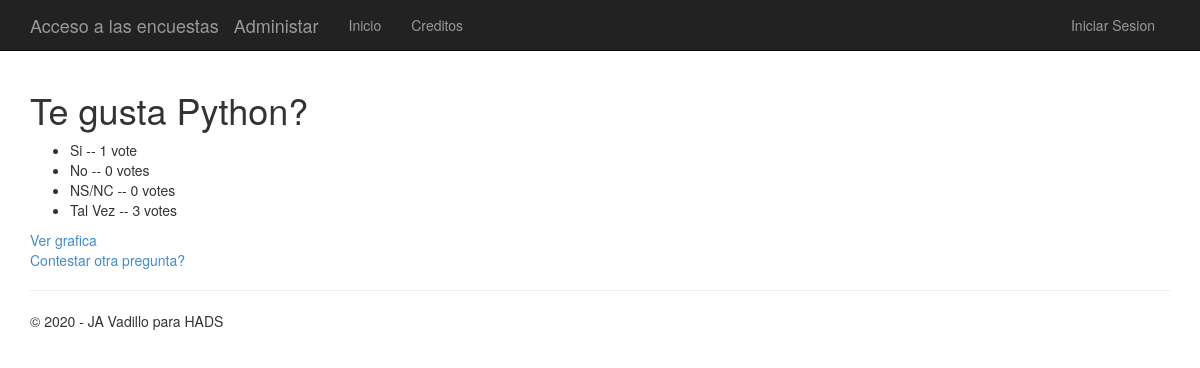
The app's page /2/results/ with its own data.
### app/models.py (models this page shows)
class Question(models.Model):
    question_text = models.CharField(max_length=200)
    pub_date = models.DateTimeField('date published')

class Choice(models.Model):
    question = models.ForeignKey(Question)
    choice_text = models.CharField(max_length=200)
    votes = models.IntegerField(default=0)

### app/views.py (the view)
# urls.py: url(r'^(?P<question_id>\d+)/results/$', app.views.results, name='results'),
def results(request, question_id):
    question = get_object_or_404(Question, pk=question_id)
    return render(request, 'polls/results.html', {'title':'Resultados de la pregunta:','question': question, 'year':datetime.now().year})

### app/templates/polls/results.html
﻿{% extends "app/layout.html" %}
{% block content %}
<h1>{{ question.question_text }}</h1>
<ul>
{% for choice in question.choice_set.all %}
    <li>{{ choice.choice_text }} -- {{ choice.votes }} vote{{ choice.votes|pluralize }}</li>
{% endfor %}
</ul>
<a href="{% url 'chart' question.id %}"> Ver grafica</a><br />
<a href="{% url 'index' %}">Contestar otra pregunta?</a>
{% endblock %}

### app/static/app/content/site.css (style rules this page uses)
body { padding-top: 50px; padding-bottom: 20px; }

### records on screen
Question: question_text "Te gusta Python?"
Choice: choice_text "Si", votes "1"
Choice: choice_text "No", votes "0"
Choice: choice_text "NS/NC", votes "0"
Choice: choice_text "Tal Vez", votes "3"
